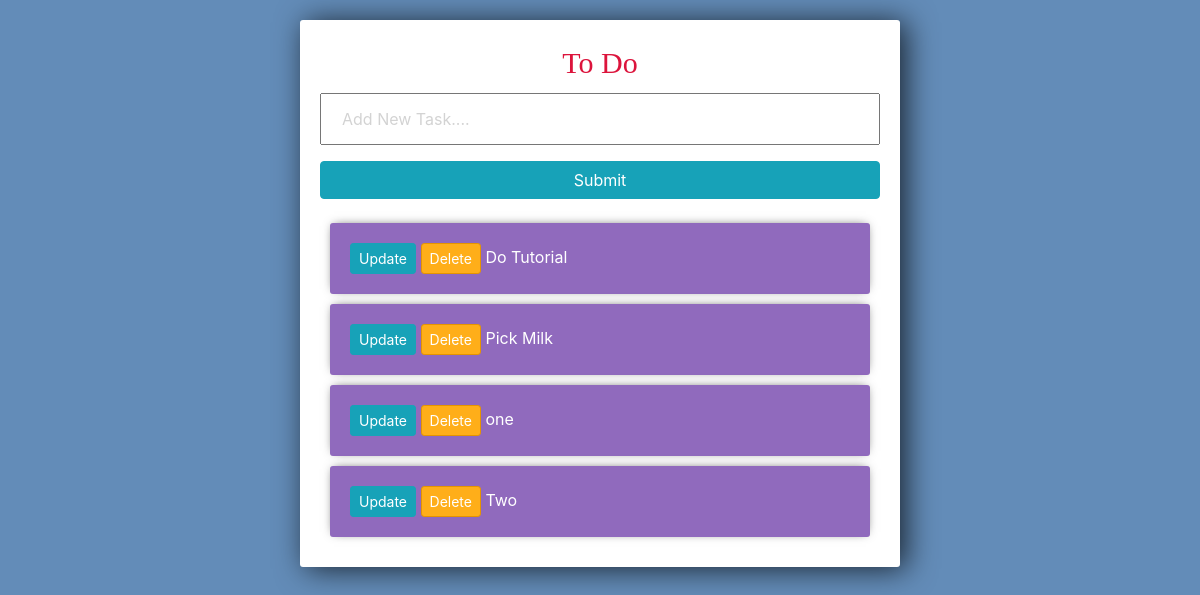
Before: / with the older database file.
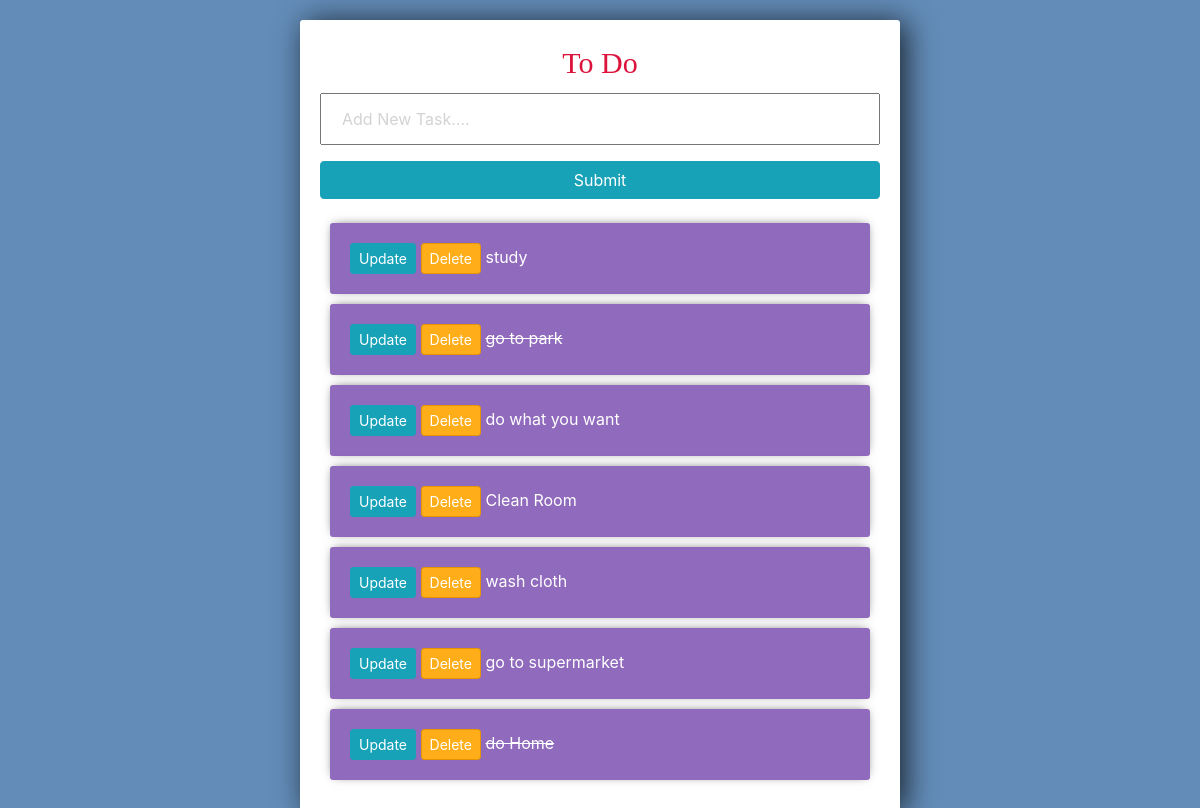
After: the same page with the newer database file.
### tasks/models.py (models this page shows)
class Task(models.Model):
    title = models.CharField(max_length=200)
    complete = models.BooleanField(default=False)
    created = models.DateTimeField(auto_now_add=True)
    def __str__(self):
        return self.title

### tasks/views.py (the view)
# urls.py: path('',views.index, name="list"),
def index(request):
    tasks = Task.objects.all()
    form = TaskForm()
    if request.method == 'POST':
        form = TaskForm(request.POST)
        if form.is_valid():
            form.save()
        return redirect('/')
    data= {'tasks':tasks, 'form':form}
    return render(request,'tasks/list.html',data)

### tasks/form.py
class TaskForm(forms.ModelForm):
     title = forms.CharField(widget= forms.TextInput(attrs={'placeholder':'Add New Task....'}))
     class Meta:
          model = Task
          fields = "__all__"

### templates/tasks/list.html (shortened to what this page needs)
<link rel="stylesheet"
href="https://stackpath.bootstrapcdn.com/bootstrap/4.3.1/css/bootstrap.min.css"
integrity="sha384-ggOyR0iXCbMQv3Xipma34MD+dH/1fQ784/j6cY/iJTQUOhcWr7x9JvoRxT2MZw1T"
crossorigin="anonymous">
<div class="center-column">
<div align="center" style="color: crimson; font-size:30px; font-family: 'Arial Black'">
    To Do
</div>
<form method="post" action="/">
      {{ form.title }}
      <input class="btn btn-info" type="submit" name="Create Task">
</form>
{% for task in tasks %}
    <div class="item-row">
        <a class="btn btn-sm btn-info" href="{% url 'update_task' task.id %}">Update</a>
        <a class="btn btn-sm btn-danger" href="{% url 'delete_task' task.id %}">Delete</a>
        {% if task.complete == True %}
           <strike>{{ task }}</strike>
            {% else %}
            <span>{{ task }}</span>
        {% endif %}
    </div>
{% endfor %}
</div>

### templates/tasks/list.html (style rules this page uses)
input { width: 100%; padding: 12px 20px; margin: 8px 0; box-sizing: border-box; }
input::placeholder { color: #d3d3d3; }
.center-column { width:600px; margin: 20px auto; padding:20px; background-color: #fff; border-radius: 3px; box-shadow: 6px 2px 30px 0px rgba(0,0,0,0.75); }
.item-row { background-color: #906abd; margin: 10px; padding: 20px; border-radius: 3px; color: #fff; font-size: 16px; box-shadow: 0px -1px 10px -4px rgba(0,0,0,0.75); }
.btn-danger { background-color: #ffae19; border-color: #e59400; }

Changed rows visible on the page:
removed Task: title "Do Tutorial"
removed Task: title "Pick Milk"
removed Task: title "one"
removed Task: title "Two"
added Task: title "study"
added Task: title "go to park"
added Task: title "do what you want"
added Task: title "Clean Room"
added Task: title "wash cloth"
added Task: title "go to supermarket"
added Task: title "do Home"
